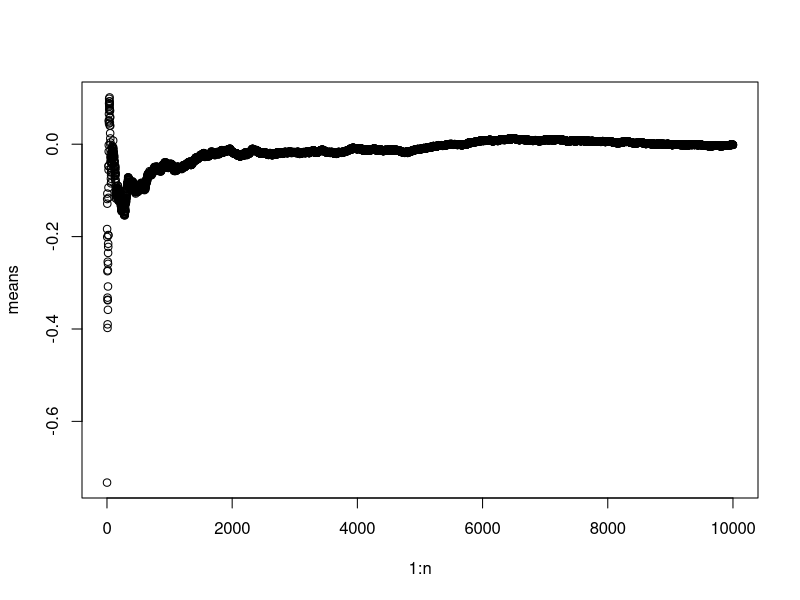
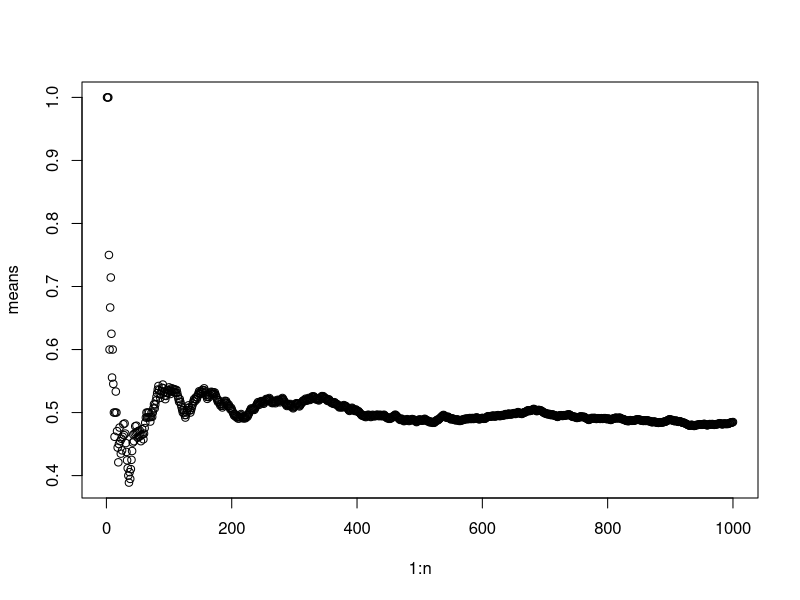

These charts were generated, in order, by the following R code:

###Common Distributions
#What is the probability of getting more than 1160 ad clicks in a day, if the ad clicks are normally distributed.
#Mean Ad clicks = 1020, sd of ad clicks = 50
pnorm(1160, mean=1020, sd =50, lower.tail=FALSE);
#1160 is 2.8 standard deviations from the mean
pnorm(2.8, lower.tail=FALSE); #distribution function

#What number of ad clicks would represent the one where 75% of the days have fewer ad clicks
#Mean Ad clicks = 1020, sd of ad clicks = 50
qnorm(.75, mean=1020, sd=50); #quantile function

#Poisson approximation to binomial
#We flip a coin with success probability .01, 500 times. What is the probability of 2 or fewer successes
pbinom(2, size=500, prob=.01);
ppois(2, lambda=500*.01);

#random generation of the normal distribution - n observations
rnorm(4);

###Law of large numbers
#The law of large numbers states that if X1,..,Xn are iid from a population with mean mu and variance signma square,
# then Xn bar converges to mu 
n<-10000;
means<-cumsum(rnorm(n))/(1:n);
plot(1:n, means);

#Law of large numbers - coin flip
n<-1000;
#sample takes a sample of the specified size from the elements of x using either with or without replacement.
means <- cumsum(sample(0:1,n,replace=TRUE))/(1:n);
plot(1:n,means);
